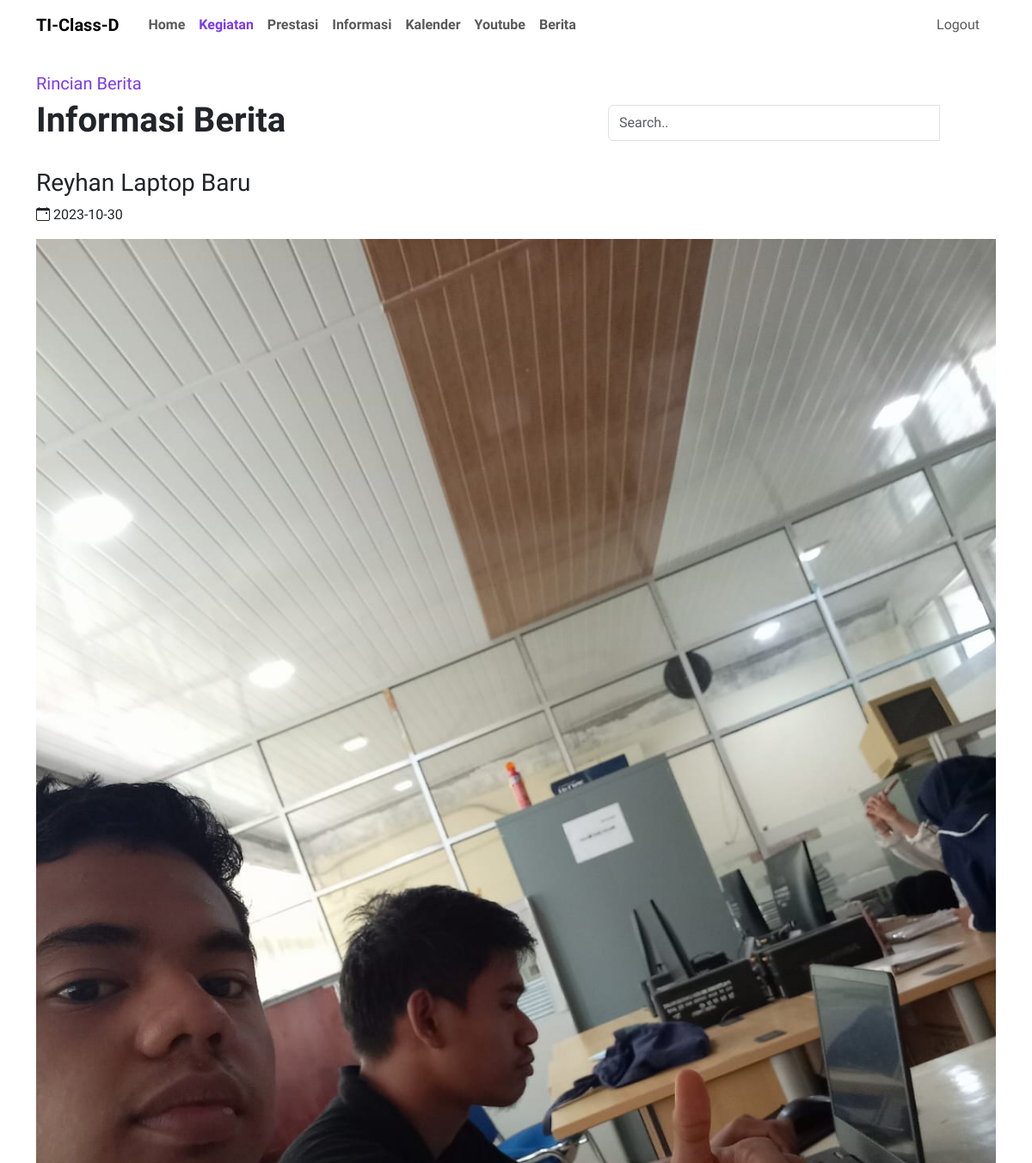
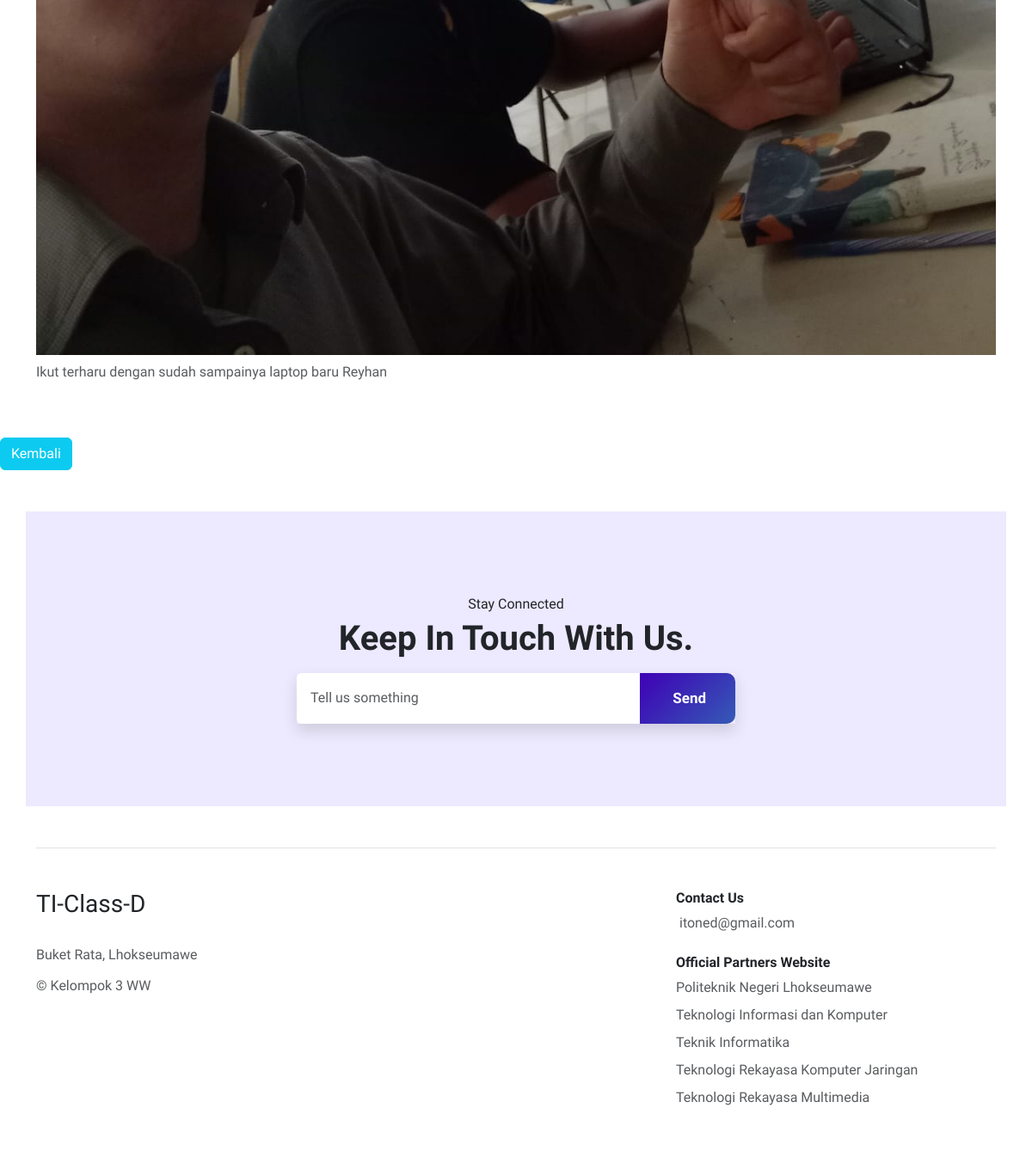
/detailberita/Detailberita.php?id_berita=3, run on the app's committed database (2 pictures, top to bottom).
### tables this page shows
CREATE TABLE `berita` (
  `id_berita` int(11) NOT NULL,
  `judul` varchar(100) NOT NULL,
  `informasi` varchar(250) NOT NULL,
  `foto` varchar(100) NOT NULL,
  `tgl_isi` date NOT NULL
);

### detailberita/Detailberita.php (the view, shortened to what this page needs)
<?php
$servername = "localhost";
$username = "root";
$password = "";
$dbname = "web_class_d";
$conn = new mysqli($servername, $username, $password, $dbname);
$id_berita = isset($_GET['id_berita']) ? $_GET['id_berita'] : 1;
$sql = "SELECT * FROM berita WHERE id_berita = $id_berita";
$result = $conn->query($sql);
?>
<!DOCTYPE html>
<html lang="en">
<head>
    <link rel="stylesheet" href="../assets/css/bootstrap.min.css">
    <link rel="stylesheet" href="../assets/css/style.css">
    <link rel="stylesheet" href="https://cdn.jsdelivr.net/npm/bootstrap-icons@1.10.3/font/bootstrap-icons.css">
    <link href="https://unpkg.com/aos@2.3.1/dist/aos.css" rel="stylesheet">
</head>
<body>
    <nav class="navbar navbar-expand-lg bpy-3 mb-3 bg-transparent">
        <div class="container">
            <a class="navbar-brand fw-bold" href="../index.html">TI-Class-D</a>
            <div class="collapse navbar-collapse" id="navbarSupportedContent">
                <ul class="navbar-nav mb-2 mb-lg-0">
                    <li class="nav-item">
                        <a class="nav-link fw-semibold" href="../index.php">Home</a>
                    </li>
                    <li class="nav-item">
                        <a class="nav-link  active" href="../home/kegiatan.php">Kegiatan</a>
                    </li>
                    <li class="nav-item">
                        <a class="nav-link fw-semibold" href="../home/prestasi.php">Prestasi</a>
                    </li>
                    <li class="nav-item">
                        <a class="nav-link fw-semibold" href="../home/informasi.php">Informasi</a>
                    </li>
                    <li class="nav-item">
                        <a class="nav-link fw-semibold" href="../home/Kalender.php">Kalender</a>
                    </li>
                    <li class="nav-item">
                        <a class="nav-link fw-semibold" href="../home/youtube.php">Youtube</a>
                    </li>
                    <li class="nav-item">
                        <a class="nav-link fw-semibold" href="../home/berita.php">Berita</a>
                    </li>
            </div>
            <div class="collapse navbar-collapse" id="navbarSupportedContent">
                <ul class="navbar-nav ms-auto mb-2 mb-lg-0">
                    <li class="nav-item">
                        <form action="../auth/login-register.php" method="post">
                            <button type="submit" class="nav-link btn btn-link">Logout</button>
                        </form>
                    </li>
            </div>
        </div>
    </nav>
    <div class="container">
        <div class="row mt-4 mb-4">
            <div class="col-md-7 mt-auto mb-3 mb-md-0">
                <p class="text-violet-600 fw-medium mb-1 fs-5">Rincian Berita</p>
                <h1 class="fw-bold">Informasi Berita</h1>
            </div>
            <div class="col-md-5 mt-auto">
                <form action="" method="">
                    <div class="input-group mb-2">
                        <input type="text" class="form-control search" placeholder="Search.." name="search" value="">
                        <label class="btn bg-violet-600 px-4 py-2" type="submit">
                            <i class="bi bi-search text-white"></i>
                        </label>
                    </div>
                </form>
            </div>
        </div>
    </div>
    <?php
    if ($result) {
        while ($beritaData = $result->fetch_assoc()) {
            echo '<div class="container">
                <div class="row">
                    <h3>' . $beritaData['judul'] . '</h3>
                    <p><i class="bi bi-calendar-event"></i> ' . $beritaData['tgl_isi'] . '</p>
                    <img src="' . $beritaData['foto'] . '" class="w-100 rounded" alt="">
                    <article class="mt-2">
                        <p class="text-muted fw-light">' . $beritaData['informasi'] . '</p>
                    </article>
                </div>
            </div>';
        }
    } else {
        echo "Error: " . $sql . "<br>" . $conn->error;
    }
    ?>
    <a href="../index.php" class="btn btn-info text-white mt-5">Kembali</a>
    <section id="tell-us" class="tell-us mt-100 my-5">
        <div class="container p-5 bg-violet-100 rounded-10">
            <div class="row py-5 text-center justify-content-center align-items-center">
                <div class="col-sm-6">
                    <div data-aos="fade-down" data-aos-duration="1000">
                        <p class="text-green fw-medium mb-1">Stay Connected</p>
                        <h2 class="h1 fw-bold mb-2">Keep In Touch With Us<span>.</span></h2>
                    </div>
                    <div class="input-group mt-3 shadow rounded-10" data-aos="fade-up" data-aos-duration="1000">
                        <input type="text" class="form-control py-3 px-3 border-0" placeholder="Tell us something"
                            aria-label="Recipient's username" aria-describedby="button-addon2">
                        <button class="btn btn-primary btn-cta btn-cta" type="button" id="button-addon2">
                            Send
                        </button>
                    </div>
                </div>
            </div>
        </div>
    </section>
    <div class="container mt-5">
        <footer class="row row-cols-1 row-cols-md-2 row-cols-lg-3 g-2 g-md-0 py-5 my-2 border-top">
            <div class="col">
                <a href="/" class="d-flex align-items-center mb-4 link-dark text-decoration-none">
                    <h3 class="font-weight">TI-Class-D</h3>
                </a>
                <p class="text-muted lh-sm">Buket Rata, Lhokseumawe
                </p>
                <p class="text-muted lh-sm">&copy; Kelompok 3 WW</p>
            </div>
            <div class="col ms-auto">
                <h6 class="fw-bold mb-2">Contact Us</h6>
                <ul class="nav flex-column mb-3">
                    <li class="nav-item mb-2">
                        <a href="#" class="nav-link p-0 text-muted">
                            <i class="fa-regular fa-envelope me-1"></i> itoned@gmail.com
                        </a>
                    </li>
                </ul>
                <h6 class="fw-bold mb-2">Official Partners Website</h6>
                <ul class="nav flex-column">
                    <li class="nav-item mb-2"><a href="#" class="nav-link p-0 text-muted">Politeknik Negeri
                            Lhokseumawe</a></li>
                    <li class="nav-item mb-2"><a href="#" class="nav-link p-0 text-muted">Teknologi Informasi dan
                            Komputer</a></li>
                    <li class="nav-item mb-2"><a href="#" class="nav-link p-0 text-muted">Teknik Informatika</a>
                    </li>
                    <li class="nav-item mb-2"><a href="#" class="nav-link p-0 text-muted">Teknologi Rekayasa
                            Komputer Jaringan</a></li>
                    <li class="nav-item mb-2"><a href="#" class="nav-link p-0 text-muted">Teknologi Rekayasa
                            Multimedia</a></li>
                </ul>
            </div>
        </footer>
    </div>
</body>
</html>

### assets/css/style.css (style rules this page uses)
body { font-family: 'Work Sans', sans-serif; }
.btn-cta { background: linear-gradient(-45deg, #3f00b5, #9f69fe, #27c8b7, #3f00b5); background-size: 800% 400%; padding: 1em 2em; display: inline-block; border: none; border-radius: 10px; font-size: 17px; font-weight: 700; color: #fff; transition: all .5s ease-in-out; animation: gradient 10s infinite cubic-bezier(.62, .28, .23, .99) both; }
.bg-violet-100 { background-color: #ede9fe !important; }
.text-violet-600 { color: #7c3aed; }
.collapse { z-index: 99999 !important; }
.collapse { right: 0; left: 0; padding-left: 10px; padding-right: 10px; }
.active { font-weight: bold; color: #7c3aed !important; }

### data on the page
berita: judul "Reyhan Laptop Baru", tgl_isi "2023-10-30", foto (picture), informasi "Ikut terharu dengan sudah sampainya laptop baru Reyhan"
